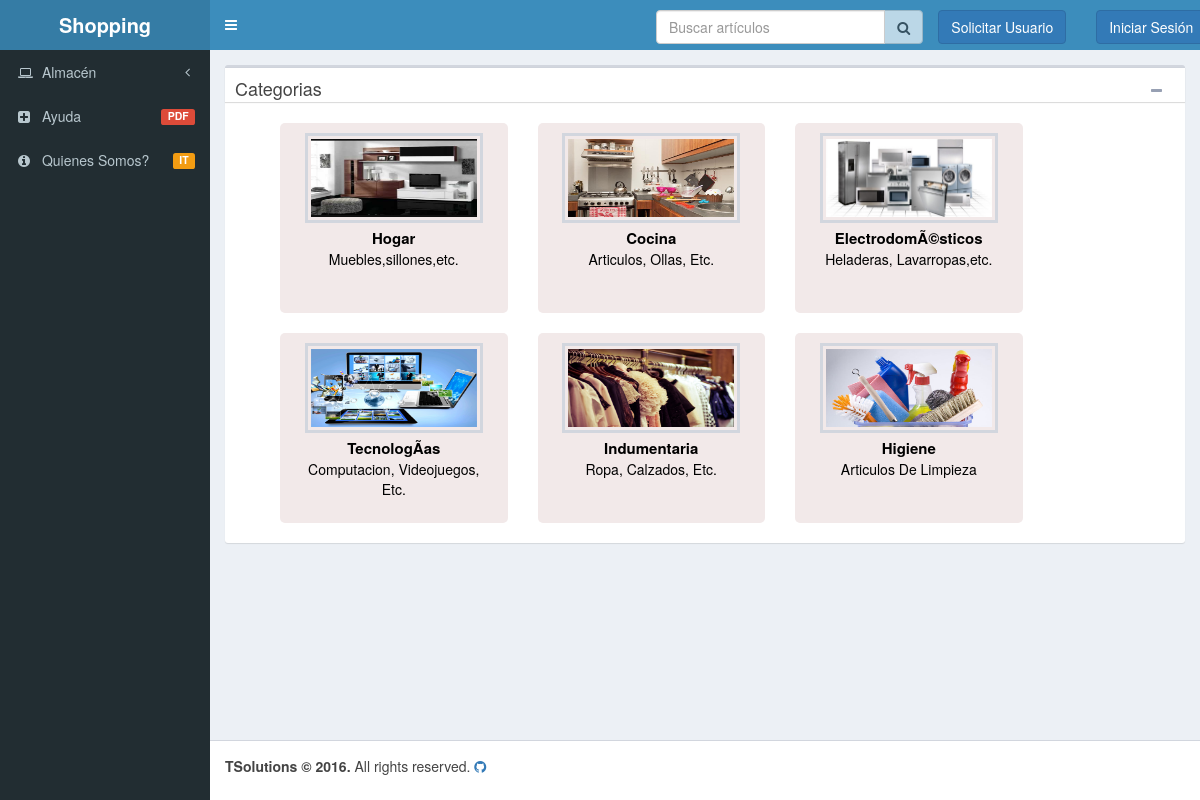
The app's page /index.php?id=warehouse/categories/list.php, older data.
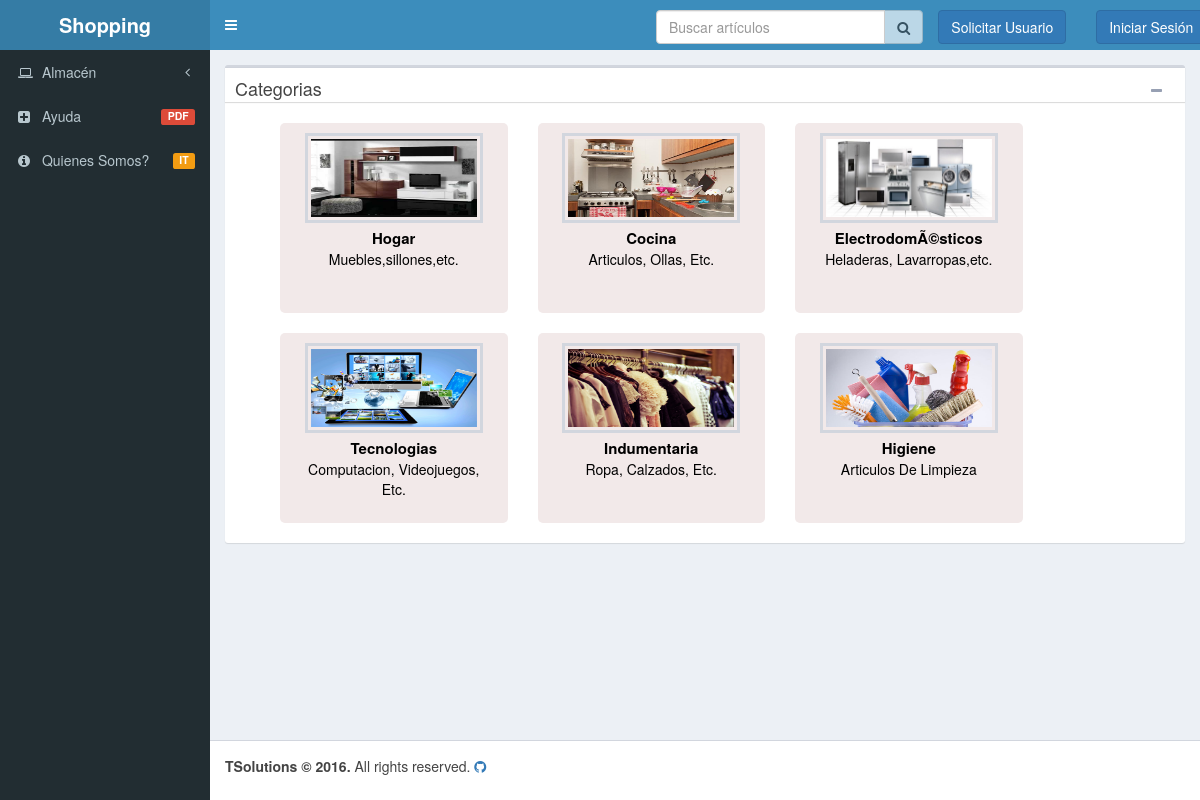
The same page, newer data.
### tables this page shows
CREATE TABLE `categorias` (
  `idcategoria` smallint(6) NOT NULL,
  `tipo` varchar(50) NOT NULL,
  `descripcion_cat` varchar(200) NOT NULL,
  `imagen` varchar(100) NOT NULL,
  `condicion` tinyint(1) NOT NULL
);

### warehouse/categories/list.php (the view, shortened to what this page needs)
<div class="content-wrapper">
  <section class="content">
    <div class="row">
      <div class="col-md-12 col-xs-12">
        <div class="box">
          <div class="box-header with-border">
            <h3 class="box-title">Categorias</h3>
          <div class="box-tools pull-right box-title">
            <button class="btn btn-box-tool" data-widget="collapse"><i class="fa fa-minus"></i></button>
          </div>
        </div>
        <div class="box-body ">
          <div class="row">
            <div class="col-md-12 col-xs-12">
              <div class="container-fluid">
                <?php
                $categories=$link->query("SELECT * FROM categorias");
                $haycategories=$categories->fetch_array(MYSQLI_ASSOC);
                if($haycategories==true){
                $categorias=$link->query("SELECT * FROM categorias");
                 while ($reg=$categorias->fetch_array(MYSQLI_ASSOC))
                  {  ?>
                  <a href="index.php?id=warehouse/articles/list.php&category=<?php echo $reg['idcategoria'];?>">
                  <div class="col-md-3 col-sm-3 cajitas">
                    <img class="profile-user-img" src="<?php echo $reg['imagen'];?>">
                    <div class="cajita-text"><?php echo $reg['tipo'];?></div>
                    <div class="cajita-descripcion"><?php echo $reg['descripcion_cat'];?></div>
                  </div>
                  </a>
                 <?php } } else{
                 if (isset($_SESSION['user']) && $_SESSION['user']=='admin') {?>
                  <div class="alert alert-warning col-md-7 col-sm-8" role="alert" style="margin-top:20px;">
                  <span class="fa fa-exclamation-sign">
                  </span><strong> Atención!</strong> No dispones de Categorias.
                </div>
                <?php }  }?>
              </div>
            </div>
  		    </div>
       	</div>
      </div>
    </div>
  </section>
</div>

Row changes from the older to the newer data that the page shows:
changed categorias "Computacion, Videojuegos, Etc.": tipo "TecnologÃ­as" → "Tecnologias"
